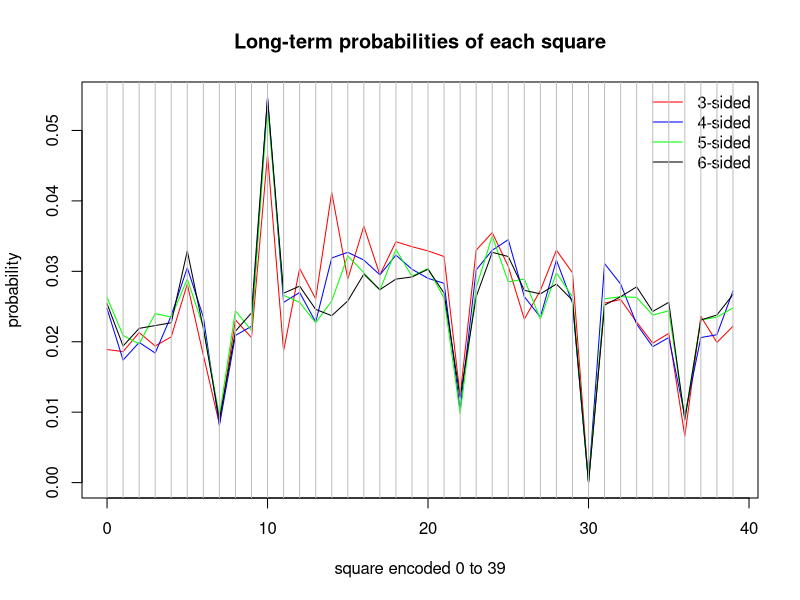

Reproduce this figure in R. (Note: a time limit stopped this script after it produced the figure.)
### 1: simulate_monoploy function
simulate_monopoly<-function(n,d){
  # n = number of turns by a player.
  # d = number of sides of each dice.
  community_chest = c(2,17,33)
  chance = c(7,22,36)
  location = 0
  double_counts = 0
  current_position = 0
  turn = 0
  
  cc_cards = rep(0, 16)
  cc_cards[sample(16,2)] = c(1,2)
  cc_cards = rep(cc_cards, ceiling(n/16))
  
  ch_cards = c(0,10,11,24,39,5,-1,-1,-2,-3,rep(-99,6))
  ch_cards = sample(ch_cards)
  ch_cards = rep(ch_cards, ceiling(n/16))
  
  while (turn<n) {
    turn = turn+1
    faces = sample(1:d,2,replace = TRUE)
    if (faces[1] == faces[2]) {
      double_counts = double_counts + 1
    } else {
      double_counts = 0
    }
    
    if (double_counts == 3) {
      current_position = 10
      double_counts = 0
    }
    
    steps = sum(faces[1],faces[2])
    current_position = current_position+steps
    if (current_position>39) {
      current_position=current_position%%40
    }
    if (current_position == 30) {
      current_position = 10
    }
    if (current_position %in% community_chest) {
      card1<-cc_cards[turn]
      if(card1 == 1){current_position == 0}
      if(card1 == 2){current_position == 10}
    }
    if (current_position %in% chance) {
      
      if (ch_cards[turn] >= 0){
        current_position = ch_cards[turn]
      } else if (ch_cards[turn] == -1) {
        if (current_position == 7){
          current_position = 15
        } else if (current_position == 22){
          current_position = 25
        } else {
          current_position = 5
        }
      } else if (ch_cards[turn] == -2) {
        if (current_position == 22){
          current_position = 28
        } else {
          current_position = 12 
        }
      } else if (ch_cards[turn] == -3){
        current_position = current_position - 3
      }
      
    }
    
    location = c(location, current_position)
  }
  return(factor(location, 0:39))
}

### 2: estimate_monopoly function
estimate_monopoly = function (simulations) {
  return(prop.table(table(simulations)))
}

set.seed(95618)
all_probs = sapply(3:6, function(x) estimate_monopoly(simulate_monopoly(10000,x)))

plot(0:39, all_probs[,1], ylim=c(0, max(all_probs)),
     type='l', col="red", ylab="probability", main="Long-term probabilities of each square", xlab="square encoded 0 to 39")
lines(0:39, all_probs[,2], col="blue")
lines(0:39, all_probs[,3], col="green")
lines(0:39, all_probs[,4], col="black")
legend("topright", c("3-sided", "4-sided", "5-sided", "6-sided"), 
       col = c("red", "blue", "green", "black"), lty=1, bty='n')
abline(v=c(0:39), col="grey")

### finding the 3 most likely squares to end a turn
sort(all_probs[,4], decreasing = TRUE)[1:3]
sort(all_probs[,3], decreasing = TRUE)[1:3]
sort(all_probs[,2], decreasing = TRUE)[1:3]
sort(all_probs[,1], decreasing = TRUE)[1:3]

### 3
set.seed(94523)
jail_probs = sapply(1:1000, function(x) estimate_monopoly(simulate_monopoly(10000,6))[11])
sd(jail_probs) # 0.00215198

### 4a
set.seed(95218)
one_time = simulate_monopoly(10000, 6)
bootstrap_samples = lapply(1:1000, function(x) sample(one_time, replace=TRUE))
bootstrap_probs = unlist(lapply(bootstrap_samples, function(x) estimate_monopoly(x)[11]))
bootstrap_probs[1] # 0.05079492

### 4b
time_sim = function() {
  set.seed(94523)
  jail_probs = sapply(1:1000, function(x)
    estimate_monopoly(simulate_monopoly(10000, 6))[11])
  sd(jail_probs) # 0.00215198
}

time_boot = function() {
  set.seed(95218)
  one_time = simulate_monopoly(10000, 6)
  bootstrap_samples = lapply(1:1000, function(x)
    sample(one_time, replace = TRUE))
  bootstrap_probs = unlist(lapply(bootstrap_samples, function(x)
    estimate_monopoly(x)[11]))
}

system.time(time_sim())
system.time(time_boot())

#system.time(time_sim())
# user  system elapsed 
#247.137  58.945 306.221 
#system.time(time_boot())
#user  system elapsed 
#0.782   0.129   0.913

### 5
set.seed(94523)
squares_sd = list()
for (i in 3:6){
  squares_probs = lapply(1:1000, function(x) estimate_monopoly(simulate_monopoly(10000,i)))
  squares_sd[[i]] = apply(do.call("cbind", squares_probs), 1, sd)
}

all_sd = do.call("cbind", squares_sd)

plot(0:39, all_sd[,1], ylim=c(0, max(all_sd)),
     type='l', col="red", ylab="Standard error of long-term probabilies", main="Long-term standard error of probabilities of each square", xlab="square encoded 0 to 39")
lines(0:39, all_sd[,2], col="blue")
lines(0:39, all_sd[,3], col="green")
lines(0:39, all_sd[,4], col="black")
legend("topright", c("3-sided", "4-sided", "5-sided", "6-sided"), 
       col = c("red", "blue", "green", "black"), lty=1, bty='n')
abline(v=c(0:39), col="grey")

### 6 and 7 are explainations, no code.
